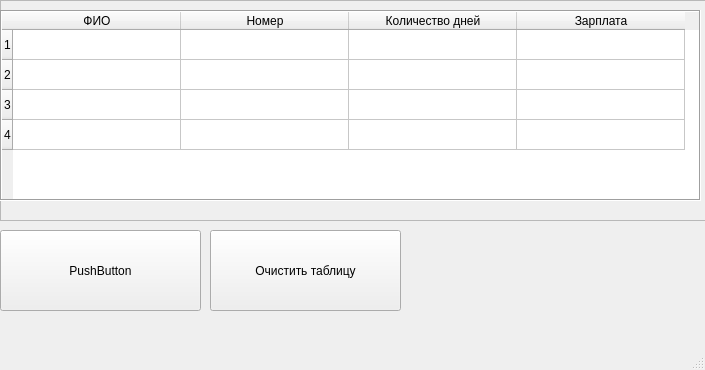
<?xml version="1.0" encoding="UTF-8"?>
<ui version="4.0">
 <class>MainWindow</class>
 <widget class="QMainWindow" name="MainWindow">
  <property name="enabled">
   <bool>true</bool>
  </property>
  <property name="geometry">
   <rect>
    <x>0</x>
    <y>0</y>
    <width>705</width>
    <height>370</height>
   </rect>
  </property>
  <property name="windowTitle">
   <string>Список студентов</string>
  </property>
  <widget class="QWidget" name="centralwidget">
   <widget class="QFrame" name="frame">
    <property name="geometry">
     <rect>
      <x>0</x>
      <y>0</y>
      <width>721</width>
      <height>221</height>
     </rect>
    </property>
    <property name="frameShape">
     <enum>QFrame::StyledPanel</enum>
    </property>
    <property name="frameShadow">
     <enum>QFrame::Raised</enum>
    </property>
    <widget class="QTableWidget" name="tableWidget">
     <property name="geometry">
      <rect>
       <x>0</x>
       <y>10</y>
       <width>701</width>
       <height>191</height>
      </rect>
     </property>
     <property name="frameShape">
      <enum>QFrame::Box</enum>
     </property>
     <property name="frameShadow">
      <enum>QFrame::Sunken</enum>
     </property>
     <property name="rowCount">
      <number>4</number>
     </property>
     <property name="columnCount">
      <number>4</number>
     </property>
     <attribute name="horizontalHeaderVisible">
      <bool>true</bool>
     </attribute>
     <attribute name="horizontalHeaderDefaultSectionSize">
      <number>168</number>
     </attribute>
     <row/>
     <row/>
     <row/>
     <row/>
     <column>
      <property name="text">
       <string>ФИО</string>
      </property>
     </column>
     <column>
      <property name="text">
       <string>Номер</string>
      </property>
     </column>
     <column>
      <property name="text">
       <string>Количество дней</string>
      </property>
     </column>
     <column>
      <property name="text">
       <string>Зарплата</string>
      </property>
     </column>
    </widget>
   </widget>
   <widget class="QPushButton" name="pushButton_2">
    <property name="geometry">
     <rect>
      <x>210</x>
      <y>230</y>
      <width>191</width>
      <height>81</height>
     </rect>
    </property>
    <property name="text">
     <string>Очистить таблицу</string>
    </property>
   </widget>
   <widget class="QPushButton" name="pushButton">
    <property name="geometry">
     <rect>
      <x>0</x>
      <y>230</y>
      <width>201</width>
      <height>81</height>
     </rect>
    </property>
    <property name="text">
     <string>PushButton</string>
    </property>
   </widget>
  </widget>
  <widget class="QMenuBar" name="menubar">
   <property name="geometry">
    <rect>
     <x>0</x>
     <y>0</y>
     <width>705</width>
     <height>26</height>
    </rect>
   </property>
  </widget>
  <widget class="QStatusBar" name="statusbar"/>
 </widget>
 <resources/>
 <connections>
  <connection>
   <sender>pushButton_2</sender>
   <signal>clicked()</signal>
   <receiver>tableWidget</receiver>
   <slot>clearContents()</slot>
   <hints>
    <hint type="sourcelabel">
     <x>319</x>
     <y>349</y>
    </hint>
    <hint type="destinationlabel">
     <x>301</x>
     <y>222</y>
    </hint>
   </hints>
  </connection>
 </connections>
</ui>
